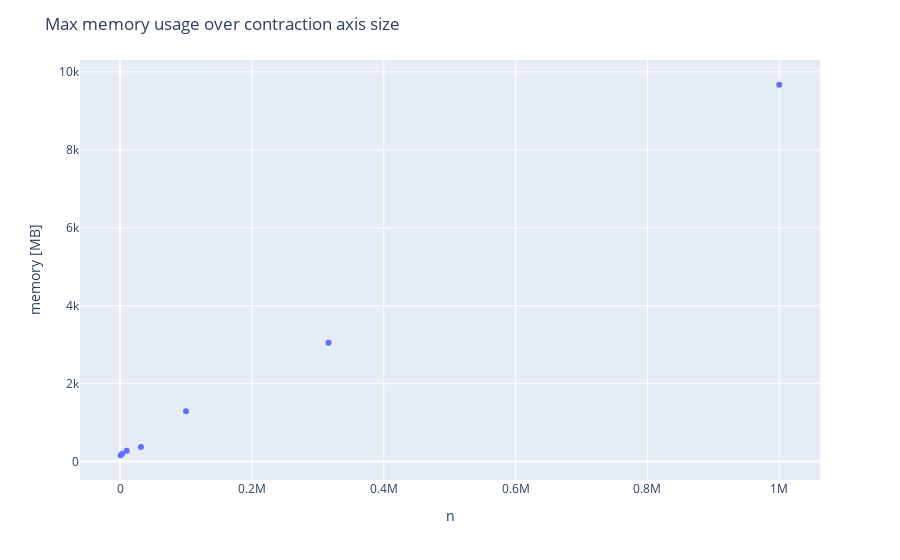

This figure's notebook cell:
### Code cell
f = px.scatter(master_df.groupby(["n", "m"]).max().reset_index(drop=False),
               x="n", y="mem", labels={"mem": "memory [MB]"})
f.update_layout(title="Max memory usage over contraction axis size")

### Figure 1 — Plotly figure (JSON) as saved in the notebook; plotly's stock layout.template omitted (floating-point values rounded to 4 significant figures)
{"data": [{"hovertemplate": "n=%{x}<br>memory [MB]=%{y}<extra></extra>", "legendgroup": "", "marker": {"color": "#636efa", "symbol": "circle"}, "mode": "markers", "name": "", "orientation": "v", "showlegend": false, "type": "scatter", "x": [1000, 3162, 10000, 31622, 100000, 316227, 1000000], "xaxis": "x", "y": [162.2, 199.3, 278.9, 374.9, 1293.0, 3046.0, 9670.0], "yaxis": "y"}], "layout": {"autosize": true, "legend": {"tracegroupgap": 0}, "margin": {"t": 60}, "title": {"text": "Max memory usage over contraction axis size"}, "xaxis": {"anchor": "y", "autorange": true, "domain": [0, 1], "range": [-58400.0, 1059000.0], "title": {"text": "n"}, "type": "linear"}, "yaxis": {"anchor": "x", "autorange": true, "domain": [0, 1], "range": [-511.9, 10340.0], "title": {"text": "memory [MB]"}, "type": "linear"}}}
